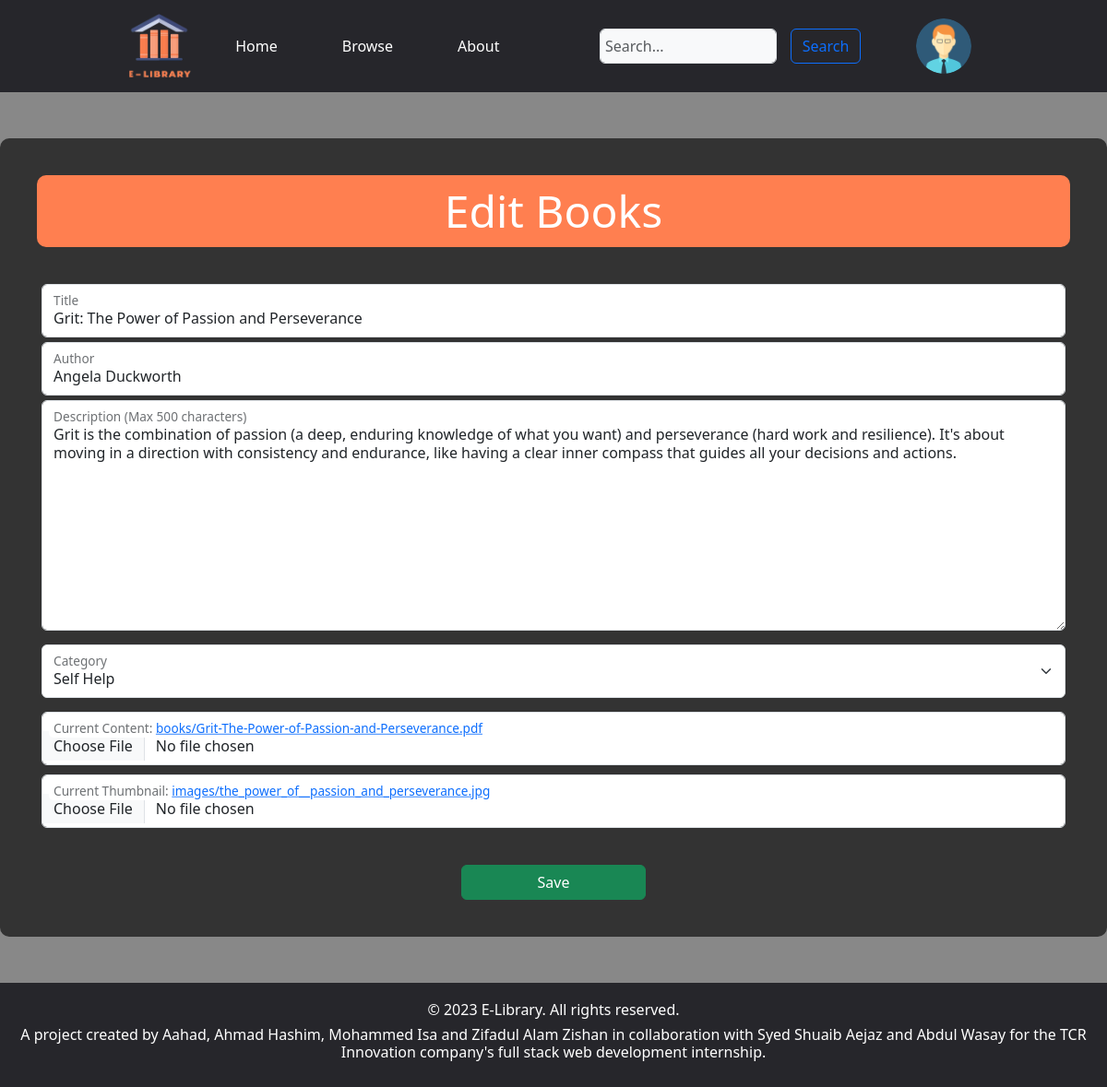
Page /edit_book/13 (signed in) on the committed database.
### account/models.py (models this page shows, shortened)
class UserProfile(models.Model):
    user = models.OneToOneField(User, on_delete = models.CASCADE)
    profile_picture = models.ImageField(default = "images/profile_pictures/default_pfp.png", upload_to = "images/profile_pictures")
    @receiver(pre_delete, sender = User)
    def delete_user_profile(sender, instance, **kwargs):
        try:
            profile = UserProfile.objects.get(user=instance)
            profile.delete()
        except UserProfile.DoesNotExist:
            pass
    pre_delete.connect(delete_user_profile, sender = User)

### home/models.py (models this page shows, shortened)
class Books(models.Model):
    title = models.CharField(max_length = 255, null = False, blank = False)
    content = models.FileField(default = 'books/Coming_Soon_Page.jpg', upload_to = 'books/')
    summary = models.TextField(max_length = 500)
    author = models.CharField(max_length = 150)
    category = models.ForeignKey('Categories', on_delete = models.SET_NULL, null=True)
    thumbnail = models.ImageField(default = 'images/book_cover_not_available.jpg', upload_to = 'images/')

### account/views.py (the view)
# urls.py: path('edit_book/<int:book_id>', account.views.edit_book, name = "edit_book"),
def edit_book(request, book_id):
    categories = Categories.objects.all()
    book = get_object_or_404(Books, id = book_id)
    if request.method == 'POST':
        edit_form = EditBookForm(request.POST, request.FILES, instance = book)
        old_content = book.content
        old_thumbnail = book.thumbnail
        if edit_form.is_valid():
            if 'content' in request.FILES:
                new_content = request.FILES['content']
                if book.content:
                    os.remove(old_content.path)
                book.content = new_content
            if 'thumbnail' in request.FILES:
                new_thumbnail = request.FILES['thumbnail']
                if book.thumbnail:
                    os.remove(old_thumbnail.path)
                book.thumbnail = new_thumbnail
            book.save()
            messages.success(request, "Successfully saved changes to " + book.title + "!")
            return redirect('manage_books')
    else:
        edit_form = EditBookForm(instance = book)
    return render(request, 'account/edit_book.html', {'book': book, 'edit_form': edit_form, 'categories': categories})

### account/forms.py
class EditBookForm(forms.ModelForm):
    class Meta:
        model = Books
        fields = ['title', 'author', 'summary', 'content', 'category', 'thumbnail']
    def __init__(self, *args, **kwargs):
        super().__init__(*args, **kwargs)
        self.fields['category'].queryset = Categories.objects.all()

### account/templates/account/edit_book.html (shortened to what this page needs)
{% extends 'base.html' %}
{% block content %}
<div class = "edit-form-body">
    <h1 class = "title">Edit Books</h1>
    <div id = "editForm" class="form-container">
        <form method = "POST" enctype = "multipart/form-data">
            <div class = "form-floating"  style = "margin: 5px;">
                <input type = "text" name = "title" class = "form-control" id = "floatingInput" value = "{{ book.title }}" required>
                <label for = "floatingInput">Title</label>
            </div>
            <div class = "form-floating"  style = "margin: 5px;">
                <input type = "text" name = "author" class = "form-control" id = "floatingInput" value = "{{ book.author }}">
                <label for = "floatingInput">Author</label>
            </div>
            <div class = "form-floating"  style = "margin: 5px;">
                <textarea name = "summary" class = "form-control" id = "floatingInput" style = "height: 250px;" maxlength = "500">{{ book.summary }}</textarea>
                <label for = "floatingInput">Description (Max 500 characters)</label>
            </div>
            <div class = "form-floating" style = "margin: 15px 5px;">
                <select name = "category" class = "form-select" id = "category" required>
                    {% for category in categories %}
                        {% if category.name == book.category.name %}
                            <option value = "{{ category.pk }}" selected>{{ category.name }}</option>
                        {% else %}
                            <option value = "{{ category.pk }}">{{ category.name }}</option>
                        {% endif %}
                    {% endfor %}
                </select>
                <label for = "category">Category</label>
            </div>
            <div class = "form-floating" style = "margin: 10px 5px;">
                <input type = "file" name = "content" class = "form-control" id = "floatingContent" accept = ".pdf">
                <label for = "floatingContent">Current Content: <a href="{{ book.content.url }}" target = "_blank">{{ book.content.name }}</a></label>
            </div>
            <div class = "form-floating" style = "margin: 10px 5px;">
                <input type = "file" name = "thumbnail" class = "form-control" id = "floatingThumbnail" accept = "image/*">
                <label for = "floatingThumbnail">Current Thumbnail: <a href="{{ book.thumbnail.url }}" target = "_blank">{{ book.thumbnail.name }}</a></label>
            </div>
            <button type = "submit" class = "btn btn-success" style = "margin-top: 30px; width: 200px;">Save</button>
        </form>
    </div>
</div>
{% endblock %}

### static/templates/base.html (shortened to what this page needs)
{% load static %}
<!DOCTYPE html>
<html lang="en">
<head>
  <link href="https://cdn.jsdelivr.net/npm/bootstrap@5.3.2/dist/css/bootstrap.min.css" rel="stylesheet">
</head>
<body>
  <div class = "main-website-content">
    <header>
      <div class = "navbar">
        <div class = "navbar-logo">
          <a href = "{% url 'home' %}">
            <img src = "{% static 'logo.png' %}" height = 70px>
          </a>
        </div>
        <ul class = "navbar-tabs">
          <li><a href = "{% url 'home' %}" style = "text-decoration: none; color: #fff;">Home</a></li>
          <li><a href = "{% url 'browse' %}" style = "text-decoration: none; color: #fff;">Browse</a></li>
            <li><a href = "{% url 'about' %}" style = "text-decoration: none; color: #fff;">About</a></li>
        </ul>
        <form method = "GET" action = "{% url 'browse_paginated' 1 %}" class = "navbar-search">
          <input type = "text" name = "query" class = "form-control form-control-dark text-bg-light" placeholder = "Search..." aria-label="Search">
          <button type = "submit" class = "search-button btn btn-outline-primary">Search</button>
        </form>
        <div class = "navbar-profile-icon">
          {% if user.is_staff %}
          <div class = "action">
            <div class = "profile" onclick = "menuToggle()">
              <img src = "{{ user.userprofile.profile_picture.url }}">
            </div>
          </div>
          {% else %}
          <a href = "{% url 'login' %}" class = "btn btn-outline-light me-1">Login</a>
          <a href = "{% url 'signup' %}" class = "btn btn-warning">Signup</a>
          {% endif %}
        </div>
      </div>
    </header>
    <div>
        {% block content %}
        {% endblock %}
    </div>
  </div>
</body>
<footer>
  <div class = "foot ">
    <h5>&copy 2023 E-Library. All rights reserved.</h5>
    <h6>A project created by Aahad, Ahmad Hashim, Mohammed Isa and Zifadul Alam Zishan in collaboration with Syed Shuaib Aejaz and Abdul Wasay for the TCR Innovation company's full stack web development internship.</h6>
  </div>
</footer>
</html>

### static/templates/base.html (style rules this page uses)
body { background-color: #888; display: flex; flex-direction: column; min-height: 100vh; }
.main-website-content { flex: 1; }
.foot { background-color: #26262b; color: #fff; width: 100%; position: static; bottom: 0; min-height: 100px; text-align: center; padding: 20px; }
.foot h5 { font-size: 16px; }
.foot h6 { font-size: 14; }
.navbar { background-color: #26262b; display: flex; justify-content: space-between; align-items: center; width: 100%; min-height: 100px; padding-right: 15px; padding-left: 15px; margin-right: auto; margin-left: auto; }
.navbar-logo { display: flex; flex: 0.5; justify-content: right; }
.navbar-logo img { display: inline-block; vertical-align: middle; }
.navbar-tabs { display: flex; justify-content: center; list-style: none; padding: 0; margin: 0; flex: 1; }
.navbar-tabs li { display: inline-block; margin-right: 50px; }
.navbar-tabs a { padding: 10px; border-radius: 5px; }
.navbar-tabs li:last-child { margin-right: 0px; }
.navbar-search { display: flex; flex: 1; justify-content: center; padding: 5px 10px; width: 50%; }
.navbar-search input { width: 50%; padding: 5px; }
.search-button { margin-left: 15px; }
.navbar-profile-icon { flex: 0.5; }
.action { position: relative; top: 0px; right: 0px; z-index: 1; }
.action .profile { position: relative; width: 60px; height: 60px; border-radius: 50%; overflow: hidden; cursor: pointer; }
.action .profile img { position: absolute; top: 0; left: 0; width: 100%; height: 100%; object-fit: cover; }

### account/templates/account/edit_book.html (style rules this page uses)
.edit-form-body { background-color: #333; margin: 50px auto; border-radius: 10px; max-width: 1600px; height: auto; padding: 40px; }
.title { color: #fff; font-size: 48px; margin-bottom: 40px; background-color: coral; text-align: center; border-radius: 10px; padding: 10px; }
.form-container { text-align: center; }

### rows in the picture
Books: title "Grit: The Power of Passion and Perseverance", author "Angela Duckworth", summary "Grit is the combination of passion (a deep, enduring knowledge of what you want) and perseverance (hard work and resilience). It's about moving in a direction with consistency and endurance, like having a clear inner compass that guides all your decisions and actions."

### other values in the picture
form field category "Self Help"
